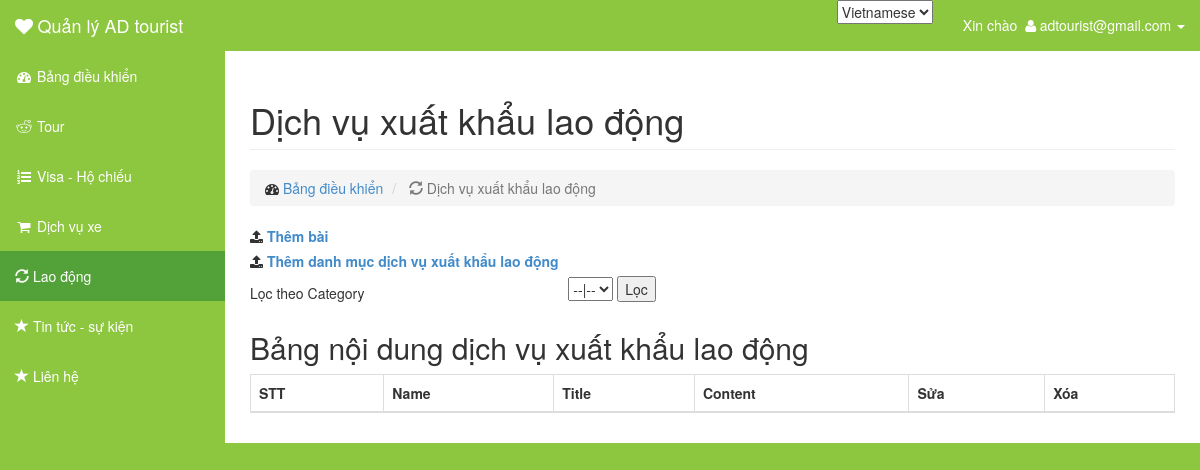
The app's page /admin/index.php?controller=labor&lang=vi (signed in), older data.
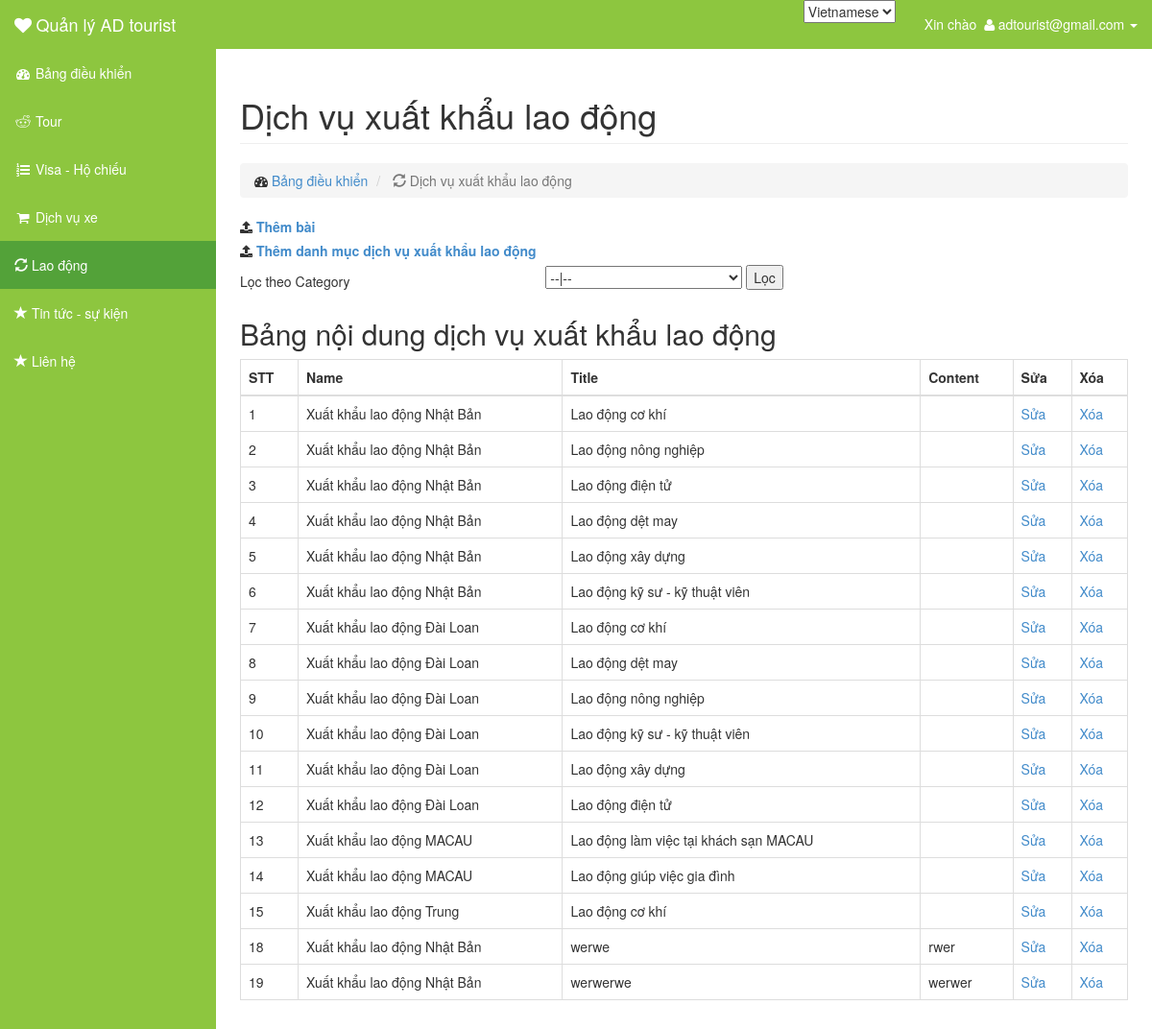
The same page, newer data.
### tables this page shows
CREATE TABLE IF NOT EXISTS `labor_content` (
  `labor_content_id` int(11) NOT NULL AUTO_INCREMENT,
  `labor_id` int(11) NOT NULL,
  `title` text NOT NULL,
  `content` text NOT NULL,
  PRIMARY KEY (`labor_content_id`)
);

CREATE TABLE IF NOT EXISTS `labor` (
  `labor_name` varchar(255) NOT NULL,
  `labor_id` int(11) NOT NULL AUTO_INCREMENT,
  PRIMARY KEY (`labor_id`)
);

### admin/controller/labor/index.php (called while the page is built, shortened)
<?php
	$lang = get_lang();
  if(isset($_POST['labor_id']))
    {
        $labor_id = $_POST['labor_id'];
        if($labor_id == 0 )
        {
            $products = get_all('labor_content');
        }
        else{
            $selected = $labor_id;
            $products = get_all_record('labor_content','labor_id',$labor_id);
        }
    }
    else
    {
          $products = get_all('labor_content');
    }
   require('view/labor/index.php');
   ?>

### admin/library/function.php (called while the page is built, shortened)
<?php
function get_lang(){
	if(isset($_GET['lang']) &&  $_GET['lang'] == 'en'){
		return 'en';
	}
	else return 'vi';
}
 ?>

### admin/model/database.php (called while the page is built, shortened)
<?php
function get_all($table,$select = '*'){
	$sql = "SELECT $select FROM $table";
	$query = mysql_query($sql) or die(mysql_error());
	$data = array();
	if(mysql_num_rows($query) > 0)
	{
		while($row = mysql_fetch_assoc($query))
			$data[] = $row;
	}
	return $data;
}
function get_a_record($table, $colum, $value, $select = '*'){
	$sql = "SELECT $select FROM $table WHERE $colum = '$value'";
	$query = mysql_query($sql) or die(mysql_error());
	$data = NULL;
	if(mysql_num_rows($query) > 0 )
		$data = mysql_fetch_assoc($query);
	return $data;
}
?>

### admin/view/labor/index.php (the view, shortened to what this page needs)
<?php require('template/header.php'); ?>
<div id="wrapper">
    <div id="page-wrapper">
        <div class="container-fluid">
            <div class="row">
                <div class="col-lg-12">
                    <h1 class="page-header">Dịch vụ xuất khẩu lao động</h1>
                    <ol class="breadcrumb">
                        <li>
                            <i class="fa fa-dashboard"></i>  <a href="index.php?controller=dashboard&amp;lang=<?php echo $lang ?>">Bảng điều khiển</a>
                        </li>
                        <li class="active">
                            <i class="glyphicon glyphicon-refresh"></i> Dịch vụ xuất khẩu lao động
                        </li>
                    </ol>
                </div>
            </div>
            <div class="row">
                <div class="col-lg-12"><label><i class="fa fa-upload"></i> <a href="index.php?controller=labor&amp;action=add_labor&amp;lang=<?php echo $lang ?>">Thêm bài</a></label></div>
                <div class="col-lg-12"><label><i class="fa fa-upload"></i> <a href="index.php?controller=labor&amp;action=add_labor_name&amp;lang=<?php echo $lang ?>">Thêm danh mục dịch vụ xuất khẩu lao động</a></label></div>
                <div class="col-md-4"><h5>Lọc theo Category</h5></div>
                <div class="col-md-8">
                                        <form method="POST" action="index.php?controller=labor">
                                            <select name="labor_id">
                                                <option <?php echo isset($selected)? "" : "selected" ?> value="0">--|--</option>
                                            </select>
                                        <input type="submit" value="Lọc" name="filler">
                                        </form>
                                </div>
                <div class="col-lg-12">
                    <h2>Bảng nội dung dịch vụ xuất khẩu lao động</h2>
                    <div class="table-responsive">
                        <table class="table table-bordered table-hover">
                            <thead>
                                <tr>
                                    <th>STT</th>
                                    <th>Name</th>
                                    <th>Title</th>
                                    <th>Content</th>
                                    <th>Sửa</th>
                                    <th>Xóa</th>
                                </tr>
                            </thead>
                            <tbody>
                                <?php if($products!=null): ?>
                                <?php  foreach($products as $key => $value): ?>
                                <tr>
                                    <?php $labor_name=get_a_record('labor','labor_id',$value['labor_id']);?>
                                    <td><?php echo $value['labor_content_id'];?></td>
                                    <td><?php echo $labor_name['labor_name'];?></td>
                                    <td><?php echo $value['title'];?></td>
                                    <td><?php echo $value['content'];?></td>
                                    <td> <a href="index.php?controller=labor&amp;action=change&amp;labor_content_id=<?php echo $value['labor_content_id'];?>&amp;lang=<?php echo $lang ?>">Sửa</a></td>
                                    <td><a href="index.php?controller=labor&amp;delete=<?php echo $value['labor_content_id'];?>&amp;lang=<?php echo $lang ?>">Xóa</a></td>
                                </tr>
                                <?php endforeach ?>
                                <?php endif ?>
                            </tbody>
                        </table>
                    </div>
                </div>
            </div>
        </div>
    </div>
</div>

Row changes from the older to the newer data that the page shows:
added labor_content: labor_content_id "1", labor.labor_name "Xuất khẩu lao động Nhật Bản", title "Lao động cơ khí"
added labor_content: labor_content_id "2", labor.labor_name "Xuất khẩu lao động Nhật Bản", title "Lao động nông nghiệp"
added labor_content: labor_content_id "3", labor.labor_name "Xuất khẩu lao động Nhật Bản", title "Lao động điện tử"
added labor_content: labor_content_id "4", labor.labor_name "Xuất khẩu lao động Nhật Bản", title "Lao động dệt may"
added labor_content: labor_content_id "5", labor.labor_name "Xuất khẩu lao động Nhật Bản", title "Lao động xây dựng"
added labor_content: labor_content_id "6", labor.labor_name "Xuất khẩu lao động Nhật Bản", title "Lao động kỹ sư - kỹ thuật viên"
added labor_content: labor_content_id "7", labor.labor_name "Xuất khẩu lao động Đài Loan", title "Lao động cơ khí"
added labor_content: labor_content_id "8", labor.labor_name "Xuất khẩu lao động Đài Loan", title "Lao động dệt may"
added labor_content: labor_content_id "9", labor.labor_name "Xuất khẩu lao động Đài Loan", title "Lao động nông nghiệp"
added labor_content: labor_content_id "10", labor.labor_name "Xuất khẩu lao động Đài Loan", title "Lao động kỹ sư - kỹ thuật viên"
added labor_content: labor_content_id "11", labor.labor_name "Xuất khẩu lao động Đài Loan", title "Lao động xây dựng"
added labor_content: labor_content_id "12", labor.labor_name "Xuất khẩu lao động Đài Loan", title "Lao động điện tử"
added labor_content: labor_content_id "13", labor.labor_name "Xuất khẩu lao động MACAU", title "Lao động làm việc tại khách sạn MACAU"
added labor_content: labor_content_id "14", labor.labor_name "Xuất khẩu lao động MACAU", title "Lao động giúp việc gia đình"
added labor_content: labor_content_id "15", labor.labor_name "Xuất khẩu lao động Trung", title "Lao động cơ khí"
added labor_content: labor_content_id "18", labor.labor_name "Xuất khẩu lao động Nhật Bản", title "werwe", content "rwer"
added labor_content: labor_content_id "19", labor.labor_name "Xuất khẩu lao động Nhật Bản", title "werwerwe", content "werwer"
